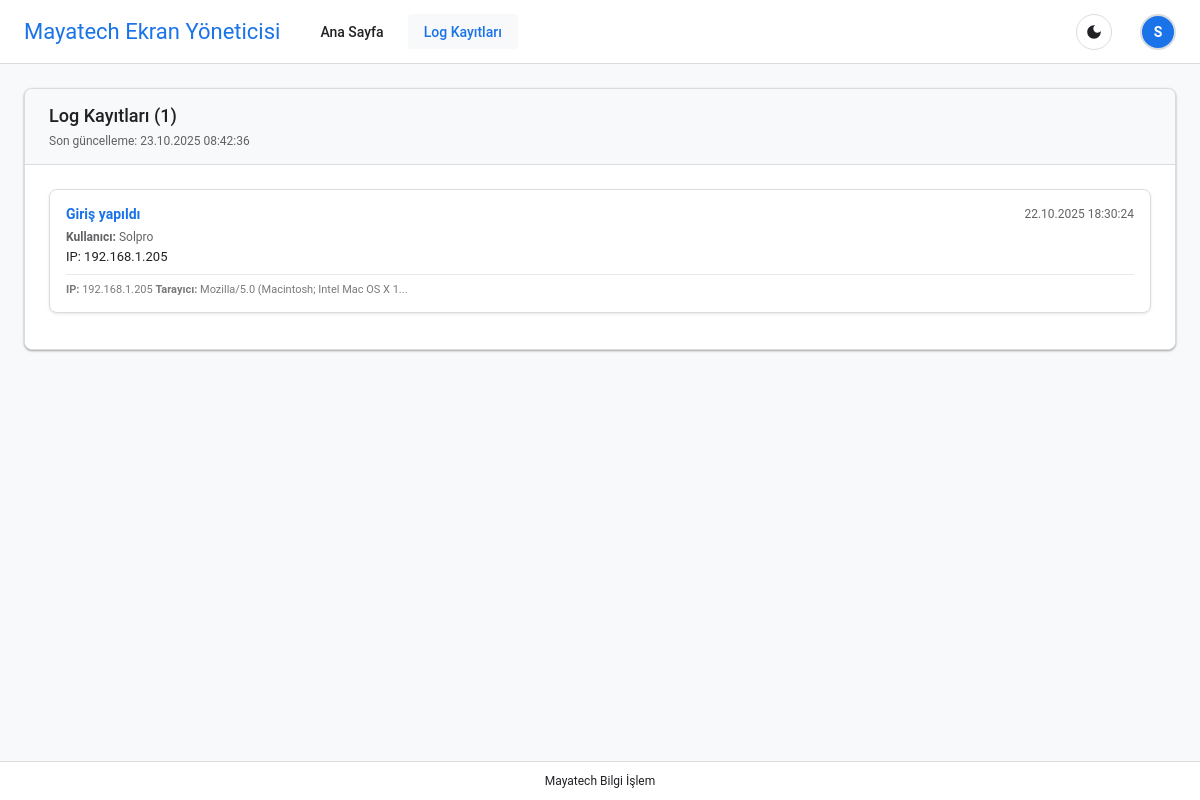
The page /admin/logs (signed in) on the database its author committed.
### tables this page shows
CREATE TABLE activity_logs (
            id INTEGER PRIMARY KEY AUTOINCREMENT,
            username TEXT NOT NULL,
            action TEXT NOT NULL,
            details TEXT,
            ip_address TEXT NOT NULL,
            user_agent TEXT,
            created_at TIMESTAMP DEFAULT CURRENT_TIMESTAMP
        );

### app.py (the view)
@app.route('/admin/logs')
def logs():
    if 'username' not in session:
        return redirect(url_for('login'))
    conn = get_db()
    logs = conn.execute('SELECT * FROM activity_logs ORDER BY created_at DESC LIMIT 100').fetchall()
    formatted_logs = []
    for log in logs:
        log_dict = dict(log)
        if log_dict['created_at']:
            try:
                from datetime import datetime
                utc_time = datetime.fromisoformat(log_dict['created_at'].replace('Z', '+00:00'))
                turkey_time = utc_time.astimezone(TURKEY_TZ)
                log_dict['created_at'] = turkey_time.strftime('%d.%m.%Y %H:%M:%S')
            except:
                log_dict['created_at'] = log_dict['created_at']
        formatted_logs.append(log_dict)
    conn.close()
    return render_template('logs.html', logs=formatted_logs, current_time=get_turkey_time())

### app.py (called while the page is built)
def get_turkey_time():
    now = datetime.now(TURKEY_TZ)
    return now.strftime('%d.%m.%Y %H:%M:%S')

def get_db():
    conn = sqlite3.connect('mayatech.db')
    conn.row_factory = sqlite3.Row
    return conn

### templates/logs.html (shortened to what this page needs)
<!DOCTYPE html>
<html lang="tr">
<head>
</head>
<body>
    <div class="header">
        <div class="header-left">
            <a href="/admin" class="logo">Mayatech Ekran Yöneticisi</a>
            <ul class="nav-menu">
                <li class="nav-item">
                    <a href="/admin">Ana Sayfa</a>
                </li>
                <li class="nav-item active">
                    <a href="/admin/logs">Log Kayıtları</a>
                </li>
            </ul>
        </div>
        <div class="header-right">
            <button class="theme-toggle" onclick="toggleTheme()" title="Tema Değiştir">
                <svg id="theme-icon" viewBox="0 0 24 24">
                    <path d="M12 3c-4.97 0-9 4.03-9 9s4.03 9 9 9 9-4.03 9-9c0-.46-.04-.92-.1-1.36-.98 1.37-2.58 2.26-4.4 2.26-2.98 0-5.4-2.42-5.4-5.4 0-1.81.89-3.42 2.26-4.4-.44-.06-.9-.1-1.36-.1z"/>
                </svg>
            </button>
            <div class="user-menu">
                <div class="user-avatar" onclick="toggleUserMenu()">
                    {{ session.username[0].upper() }}
                </div>
            </div>
        </div>
    </div>
    <div class="main-content">
        <div class="card">
            <div class="card-header">
                <div class="card-title">Log Kayıtları ({{ logs|length }})</div>
                <div class="time-info">Son güncelleme: {{ current_time }}</div>
            </div>
            <div class="card-content">
                {% if logs %}
                {% for log in logs %}
                <div class="log-entry">
                    <div class="log-header">
                        <div class="log-action">{{ log.action }}</div>
                        <div class="log-time">{{ log.created_at }}</div>
                    </div>
                    <div class="log-user"><strong>Kullanıcı:</strong> {{ log.username }}</div>
                    {% if log.details %}
                    <div class="log-details">{{ log.details }}</div>
                    {% endif %}
                    <div class="log-meta">
                        <span><strong>IP:</strong> {{ log.ip_address }}</span>
                        <span><strong>Tarayıcı:</strong> {{ log.user_agent[:40] }}{% if log.user_agent|length > 40 %}...{% endif %}</span>
                    </div>
                </div>
                {% endfor %}
                {% else %}
                <div class="no-logs">
                    <div class="no-logs-icon">📄</div>
                    <h3>Henüz log kaydı yok</h3>
                    <p>Sistem kullanılmaya başlandığında loglar burada görünecek.</p>
                </div>
                {% endif %}
            </div>
        </div>
    </div>
    <div class="footer">
        Mayatech Bilgi İşlem
    </div>
</body>
</html>

### templates/logs.html (style rules this page uses)
:root { --bg-color: #f8f9fa; --card-bg: white; --text-color: #202124; --border-color: #dadce0; --primary-color: #1a73e8; --input-bg: white; --input-border: #dadce0; --header-bg: white; --nav-bg: #f8f9fa; }
* { margin: 0; padding: 0; box-sizing: border-box; }
body { font-family: 'Google Sans', 'Roboto', 'Segoe UI', system-ui, sans-serif; background: var(--bg-color); color: var(--text-color); transition: background-color 0.3s ease, color 0.3s ease; }
.header { background: var(--header-bg); border-bottom: 1px solid var(--border-color); padding: 0 24px; height: 64px; display: flex; transition: background-color 0.3s ease, border-color 0.3s ease; align-items: center; justify-content: space-between; position: fixed; top: 0; left: 0; right: 0; z-index: 1000; }
.header-left { display: flex; align-items: center; gap: 24px; }
.logo { font-size: 22px; font-weight: 400; color: var(--primary-color); text-decoration: none !important; transition: color 0.3s ease; }
.nav-menu { display: flex; list-style: none; gap: 8px; }
.nav-item { padding: 8px 16px; border-radius: 4px; transition: background-color 0.2s; }
.nav-item a { text-decoration: none; color: var(--text-color); font-size: 14px; font-weight: 500; transition: color 0.3s ease; }
.nav-item.active { background: var(--nav-bg); }
.nav-item.active a { color: var(--primary-color); }
.header-right { display: flex; align-items: center; gap: 16px; }
.user-menu { position: relative; display: inline-block; }
.user-avatar { width: 36px; height: 36px; border-radius: 50%; background: var(--primary-color); color: white; display: flex; align-items: center; justify-content: center; cursor: pointer; transition: all 0.3s ease; font-weight: 600; font-size: 14px; border: 2px solid var(--border-color); }
.main-content { margin-top: 64px; padding: 24px; max-width: 1200px; margin-left: auto; margin-right: auto; padding-bottom: 80px; }
.card { background: var(--card-bg); border: 1px solid var(--border-color); border-radius: 8px; box-shadow: 0 1px 3px rgba(0,0,0,0.12), 0 1px 2px rgba(0,0,0,0.24); margin-bottom: 24px; overflow: hidden; transition: background-color 0.3s ease, border-color 0.3s ease; }
.card-header { padding: 16px 24px; border-bottom: 1px solid var(--border-color); background: var(--nav-bg); transition: background-color 0.3s ease, border-color 0.3s ease; }
.card-title { font-size: 18px; font-weight: 500; color: var(--text-color); transition: color 0.3s ease; }
.card-content { padding: 24px; background: var(--card-bg); transition: background-color 0.3s ease; }
.log-entry { border: 1px solid var(--border-color); border-radius: 8px; padding: 16px; margin-bottom: 12px; background: var(--card-bg); transition: all 0.3s ease; box-shadow: 0 1px 3px rgba(0, 0, 0, 0.1); }
.log-header { display: flex; justify-content: space-between; align-items: center; margin-bottom: 8px; }
.log-action { font-weight: 600; color: var(--primary-color); font-size: 14px; transition: color 0.3s ease; }
.log-time { color: var(--text-color); font-size: 12px; opacity: 0.7; transition: color 0.3s ease; }
.log-user { color: var(--text-color); font-size: 12px; margin-bottom: 4px; opacity: 0.7; transition: color 0.3s ease; }
.log-details { color: var(--text-color); font-size: 13px; line-height: 1.4; transition: color 0.3s ease; margin: 4px 0; }
.log-meta { color: var(--text-color); font-size: 11px; margin-top: 8px; padding-top: 8px; border-top: 1px solid var(--border-color); opacity: 0.6; transition: color 0.3s ease, border-color 0.3s ease; }
.time-info { color: var(--text-color); font-size: 12px; margin-top: 8px; opacity: 0.7; transition: color 0.3s ease; }
.footer { position: fixed; bottom: 0; left: 0; right: 0; background: var(--header-bg); color: var(--text-color); text-align: center; padding: 12px; font-size: 12px; font-weight: 400; z-index: 999; border-top: 1px solid var(--border-color); transition: background-color 0.3s ease, color 0.3s ease, border-color 0.3s ease; }
.theme-toggle { background: var(--card-bg); border: 1px solid var(--border-color); border-radius: 50%; width: 36px; height: 36px; display: flex; align-items: center; justify-content: center; cursor: pointer; transition: all 0.3s ease; margin-right: 12px; }
.theme-toggle svg { width: 18px; height: 18px; fill: var(--text-color); }

### rows shown on the page
activity_logs: action "Giriş yapıldı", created_at "22.10.2025 18:30:24", username "Solpro", details "IP: 192.168.1.205", ip_address "192.168.1.205", user_agent "Mozilla/5.0 (Macintosh; Intel Mac OS X 1"

### other values the page prints
{{ session.username[0].upper() }} "S"
{{ logs|length }} "1"
{{ current_time }} "23.10.2025 08:42:36"
